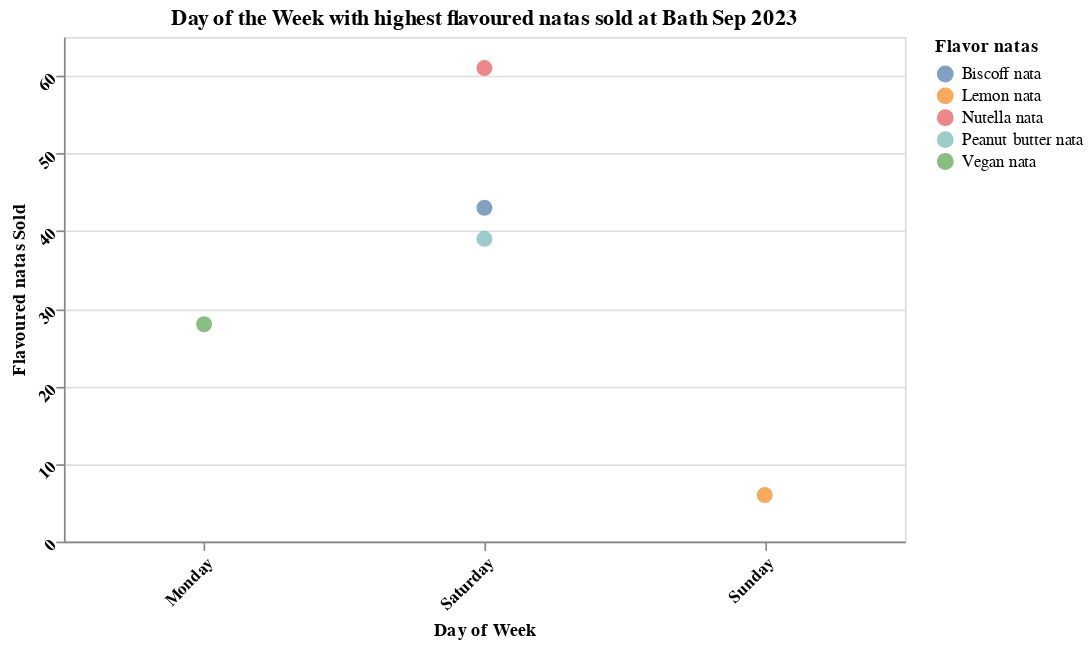

Here is the notebook cell this chart was saved with:
### Code cell
# Create a scatter plot using Altair
chart = alt.Chart(best_days).mark_circle(size=90).encode(
    x=alt.X('Day of Week:N', title='Day of Week',axis=alt.Axis(labelFontWeight='bold',labelAngle=-45)),
    y=alt.Y('Sold:Q', title='Flavoured natas Sold',axis=alt.Axis(labelFontWeight='bold',labelAngle=-45)),
    color=alt.Color('Name:N', title='Flavor natas'),
    tooltip=['Day of Week', 'Name', 'Sold']
).properties(
    width = 500,
    title='Day of the Week with highest flavoured natas sold at Bath Sep 2023'
)

# Show the chart
chart

### Figure 1 — Vega-Lite specification as saved in the notebook (floating-point values rounded to 4 significant figures)
{"config": {"view": {"continuousWidth": 300, "continuousHeight": 300}}, "data": {"name": "data-a2377de80f33f7178c6e1757a32302d4"}, "mark": {"type": "circle", "size": 90}, "encoding": {"color": {"field": "Name", "title": "Flavor natas", "type": "nominal"}, "tooltip": [{"field": "Day of Week", "type": "nominal"}, {"field": "Name", "type": "nominal"}, {"field": "Sold", "type": "quantitative"}], "x": {"axis": {"labelAngle": -45, "labelFontWeight": "bold"}, "field": "Day of Week", "title": "Day of Week", "type": "nominal"}, "y": {"axis": {"labelAngle": -45, "labelFontWeight": "bold"}, "field": "Sold", "title": "Flavoured natas Sold", "type": "quantitative"}}, "title": "Day of the Week with highest flavoured natas sold at Bath Sep 2023", "width": 500, "$schema": "https://vega.github.io/schema/vega-lite/v5.8.0.json", "datasets": {"data-a2377de80f33f7178c6e1757a32302d4": [{"Day of Week": "Saturday", "Name": "Biscoff nata", "Sold": 43.0}, {"Day of Week": "Sunday", "Name": "Lemon nata", "Sold": 6.0}, {"Day of Week": "Saturday", "Name": "Nutella nata", "Sold": 61.0}, {"Day of Week": "Saturday", "Name": "Peanut butter nata", "Sold": 39.0}, {"Day of Week": "Monday", "Name": "Vegan nata", "Sold": 28.0}]}}
